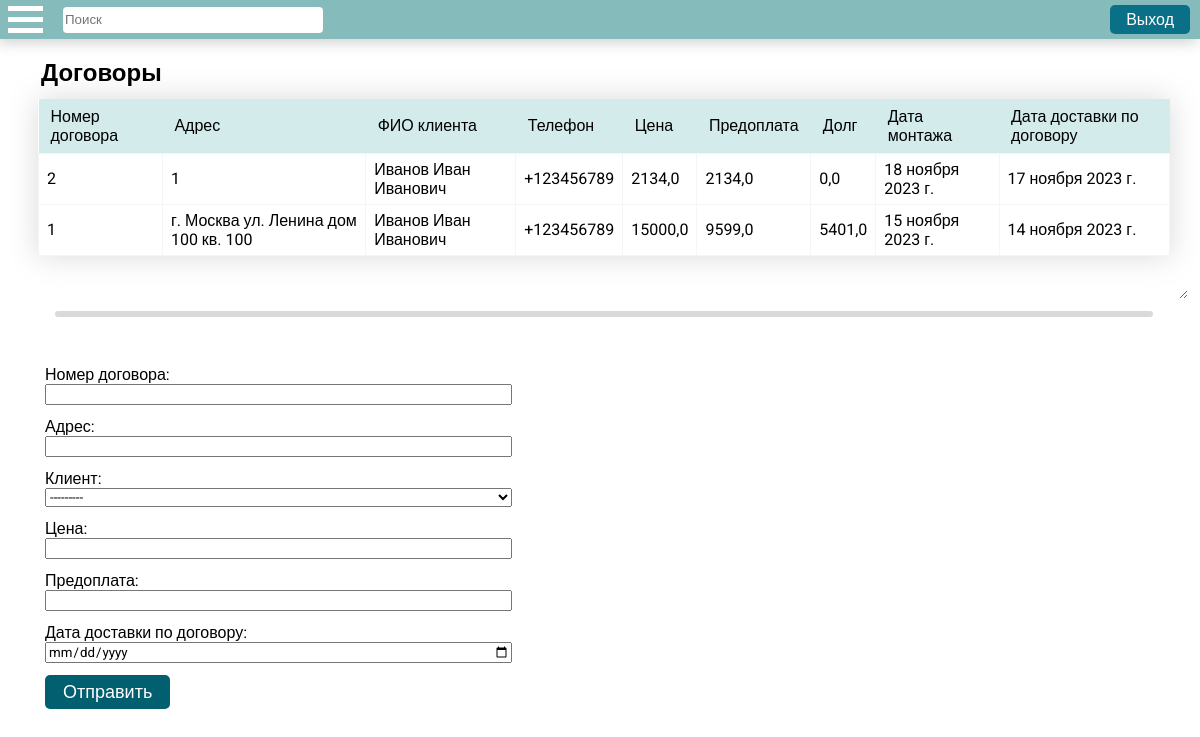
Before: / (signed in) with the older database file.
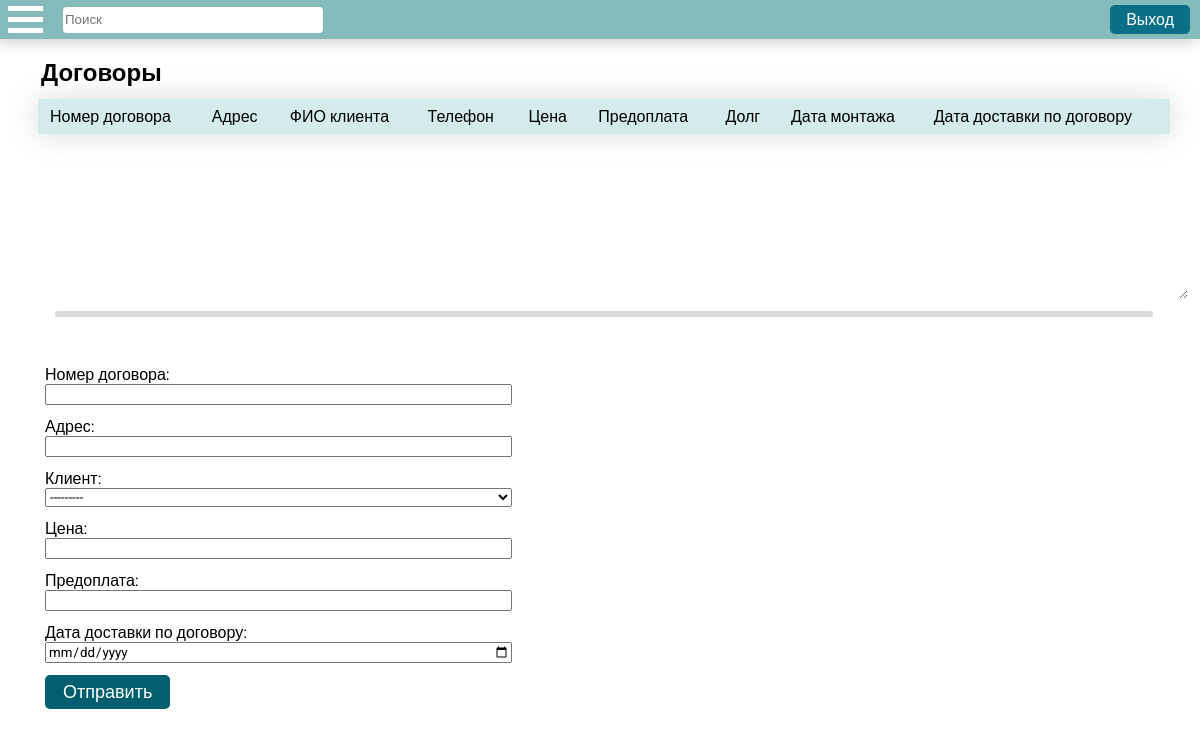
After: the same page with the newer database file.
### apps/main_forms/models.py (models this page shows, shortened)
class Contracts(models.Model):
    customer = models.ForeignKey(Customers, on_delete=models.CASCADE)
    contract_number = models.CharField(max_length=255, verbose_name='Номер договора')       # Номер договора.
    address = models.CharField(max_length=255, verbose_name='Адрес')                        # Адрес
    price = models.FloatField(verbose_name='Цена')                                          # Цена.
    prepayment = models.FloatField(verbose_name='Предоплата')                               # Предоплата.
    debt = models.FloatField(verbose_name='Долг')                                           # Долг.
    delivery_date_by_contract = models.DateField(verbose_name='Дата доставки по договору')  # Дата доставки по договору.
    objects = models.Manager()

class Customers(models.Model):
    id = models.AutoField(primary_key=True, unique=True)
    address = models.CharField(max_length=255, verbose_name='Адрес')                        # Адрес
    customer_name = models.CharField(max_length=255, verbose_name='ФИО клиента')            # ФИО клиента
    phone = models.CharField(max_length=12, verbose_name='Телефон')                         # Телефон
    objects = models.Manager()
    def __str__(self):
        return self.customer_name

### apps/main_forms/views.py (the view)
# urls.py: path("", views.create_contract, name="main"),
def create_contract(request):
    subquery = Installations.objects.filter(contract=OuterRef('contract_number')).order_by('installation_date').values(
        'installation_date')[:1]
    table_data = Contracts.objects.annotate(installation_date=Subquery(subquery))
    return create_entity(request, table_data, ContractsForm, "main_forms/contracts.html", ("contracts", "Договоры"))

### apps/main_forms/views.py (called while the page is built)
@login_required(login_url='/users/login/')
def create_entity(request, table_data, form_class, template_name, this_page):
    register_url = reverse('users:register')
    login_url = reverse('users:login')
    logout_url = reverse('users:logout')
    if request.method == 'POST':
        form = form_class(request.POST)
        if form.is_valid():
            task = form.save(commit=False)
            task.save()
    else:
        form = form_class
    context = {
        'table_data': table_data,
        "form": form,
        "this_page": this_page[0],
        "page_label": this_page[1],
        'register_url': register_url,
        'login_url': login_url,
        'logout_url': logout_url,
    }
    return render(request, template_name, context=context)

### apps/main_forms/templates/main_forms/contracts.html (shortened to what this page needs)
{% extends "main_forms/base.html" %}
{% block form_block %}
<div class="table-container">
  <table>
    <thead>
      <tr>
        <th>Номер договора</th>
        <th>Адрес</th>
        <th>ФИО клиента</th>
        <th>Телефон</th>
        <th>Цена</th>
        <th>Предоплата</th>
        <th>Долг</th>
        <th>Дата монтажа</th>
        <th>Дата доставки по договору</th>
      </tr>
    </thead>
    <tbody>
      {% for row in table_data|slice:'::-1' %}
      <tr>
        <td>{{ row.contract_number }}</td>
        <td>{{ row.address }}</td>
        <td>{{ row.customer.customer_name }}</td>
        <td>{{ row.customer.phone }}</td>
        <td>{{ row.price }}</td>
        <td>{{ row.prepayment }}</td>
        <td>{{ row.debt }}</td>
        <td>{{ row.installation_date }}</td>
        <td>{{ row.delivery_date_by_contract }}</td>
      </tr>
      {% endfor %}
    </tbody>
  </table>
</div>
<div class="resize-handle"></div>
{% if user.is_superuser %}
<form action="{% url 'create_contract' %}" method="post">
  {{ form.as_div }}
  <button class="sumbit-button" type="submit" name="submit">Отправить</button>
</form>
{% endif %}
{% endblock %}

### apps/main_forms/templates/main_forms/base.html (shortened to what this page needs)
{% load static %}
<!DOCTYPE html>
<html>
<head>
    <link rel="stylesheet" href="{% static 'main_forms/css/style.css'%}" type="text/css">
</head>
<body>
    <header>
        <div class="top-bar">
            <div class="open-menu-button" onclick="openMenu(this)">
                <div class="bar1"></div>
                <div class="bar2"></div>
                <div class="bar3"></div>
            </div>
            <input type="text" id="search-input" placeholder="Поиск" style="margin-left: 20px;">
            <div class="accman-btn">
                {% if user.is_authenticated %}
                    <button class="sumbit-button"><a href={{ logout_url }} class="accman-link">Выход</a></button>
                {% else %}
                    <button class="sumbit-button"><a href={{ login_url }} class="accman-link">Войти</a></button>
                    <button class="sumbit-button"><a href={{ register_url }} class="accman-link">Регистрация</a></button>
                {% endif %}
            </div>
        </div>
    </header>
    <main>
        <div id="form-n-table">
            <h2 style="margin-left: 41px; margin-bottom: 0px;">{{ page_label }}</h2>
            <link rel="stylesheet" href="{% static 'main_forms/css/table.css'%}" type="text/css">
            <link rel="stylesheet" href="{% static 'main_forms/css/forms.css'%}" type="text/css">
            <div class="form-block">
                {% block form_block %}
                {% endblock %}
            </div>
        </div>
    </main>
</body>
</html>

### apps/main_forms/static/main_forms/css/style.css (style rules this page uses)
* { font-family: 'Roboto', sans-serif; }
body { margin: 0; }
main { display: flex; }
.open-menu-button { display: inline-block; cursor: pointer; margin-left: 8px; }
.bar1, .bar2, .bar3 { width: 35px; height: 5px; background-color: #ffffff; margin: 6px 0; transition: 0.4s; }
.top-bar { background-color: #85bbbb; box-shadow: -3px 3px 15px #0003; display: flex; align-items: center; }
#search-input { margin-left: 20px; border: none; border-radius: 4px; height: 24px; width: 256px; }
.accman-link { text-decoration: none; color: white; }
.accman-btn { margin-left: auto; display: flex; gap: 10px; margin-right: 10px; }
.accman-btn button { font-size: 16px; border-radius: 5px; background-color: #0a7087; padding: 5px 16px; text-align: center; }

### apps/main_forms/static/main_forms/css/table.css (style rules this page uses)
.table-container { filter: drop-shadow(0px 0px 15px rgba(0, 0, 0, .15)); height: 200px; overflow: auto; padding-inline: 18px; margin-bottom: 12px; margin-top: 12px; resize: vertical; }
table { width: 100%; border-collapse: collapse; background-color: #fff; }
th { padding: 8px 12px; background-color: #D4EBEB; font-weight: 500; text-align: left; }
.resize-handle { border-radius: 8px; height: 6px; cursor: ns-resize; background-color: #dbdada; margin: 0 auto; width: 94%; touch-action: none; }

### apps/main_forms/static/main_forms/css/forms.css (style rules this page uses)
form > div { display: grid; margin-bottom: 12px; }
#form-n-table { width: 100%; }
form { width: 40%; padding: 0px 25px; margin-top: auto; }
.sumbit-button { border-radius: 5px; background-color: #025F6F; border: none; color: white; padding: 6px 18px; text-align: center; font-size: 18px; }
.form-block { display: flex; flex-direction: column; height: 100%; margin-right: 12px; margin-left: 20px; }

Changed rows visible on the page:
removed Contracts: contract_number "2", address "1", customer.customer_name "Иванов Иван Иванович", customer.phone "+123456789", price "2134,0", prepayment "2134,0", debt "0,0", installation_date "18 ноября 2023 г.", delivery_date_by_contract "17 ноября 2023 г."
removed Contracts: contract_number "1", address "г. Москва ул. Ленина дом 100 кв. 100", customer.customer_name "Иванов Иван Иванович", customer.phone "+123456789", price "15000,0", prepayment "9599,0", debt "5401,0", installation_date "15 ноября 2023 г.", delivery_date_by_contract "14 ноября 2023 г."
